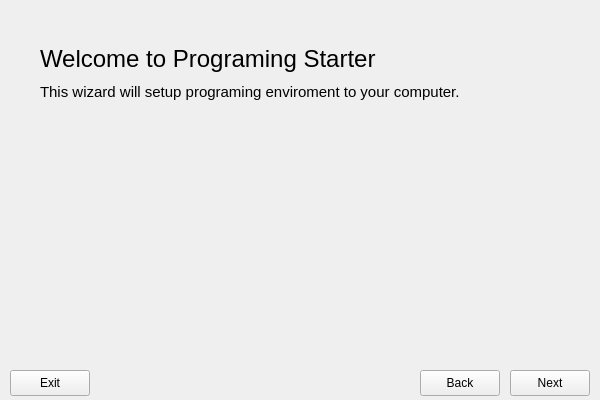
<?xml version="1.0" encoding="UTF-8"?>
<ui version="4.0">
 <class>MainWindow</class>
 <widget class="QMainWindow" name="MainWindow">
  <property name="geometry">
   <rect>
    <x>0</x>
    <y>0</y>
    <width>600</width>
    <height>400</height>
   </rect>
  </property>
  <property name="windowTitle">
   <string>MainWindow</string>
  </property>
  <widget class="QWidget" name="centralwidget">
   <widget class="QStackedWidget" name="stackedWidget">
    <property name="geometry">
     <rect>
      <x>20</x>
      <y>20</y>
      <width>561</width>
      <height>331</height>
     </rect>
    </property>
    <property name="currentIndex">
     <number>0</number>
    </property>
    <widget class="QWidget" name="page_0">
     <widget class="QWidget" name="verticalLayoutWidget">
      <property name="geometry">
       <rect>
        <x>20</x>
        <y>20</y>
        <width>455</width>
        <height>80</height>
       </rect>
      </property>
      <layout class="QVBoxLayout" name="verticalLayout">
       <item>
        <widget class="QLabel" name="label">
         <property name="font">
          <font>
           <pointsize>18</pointsize>
          </font>
         </property>
         <property name="text">
          <string>Welcome to Programing Starter</string>
         </property>
        </widget>
       </item>
       <item>
        <widget class="QLabel" name="label_2">
         <property name="font">
          <font>
           <pointsize>11</pointsize>
          </font>
         </property>
         <property name="text">
          <string>This wizard will setup programing enviroment to your computer.</string>
         </property>
         <property name="alignment">
          <set>Qt::AlignLeading|Qt::AlignLeft|Qt::AlignTop</set>
         </property>
        </widget>
       </item>
      </layout>
     </widget>
    </widget>
    <widget class="QWidget" name="page_1">
     <widget class="QWidget" name="verticalLayoutWidget_3">
      <property name="geometry">
       <rect>
        <x>20</x>
        <y>20</y>
        <width>455</width>
        <height>80</height>
       </rect>
      </property>
      <layout class="QVBoxLayout" name="verticalLayout_5">
       <item>
        <widget class="QLabel" name="label_9">
         <property name="font">
          <font>
           <pointsize>18</pointsize>
          </font>
         </property>
         <property name="text">
          <string>Select Programing Language</string>
         </property>
        </widget>
       </item>
       <item>
        <widget class="QLabel" name="label_10">
         <property name="font">
          <font>
           <pointsize>11</pointsize>
          </font>
         </property>
         <property name="text">
          <string>Check your favorite programing languages.</string>
         </property>
         <property name="alignment">
          <set>Qt::AlignLeading|Qt::AlignLeft|Qt::AlignTop</set>
         </property>
        </widget>
       </item>
      </layout>
     </widget>
    </widget>
    <widget class="QWidget" name="page_2">
     <widget class="QWidget" name="verticalLayoutWidget_2">
      <property name="geometry">
       <rect>
        <x>20</x>
        <y>20</y>
        <width>455</width>
        <height>80</height>
       </rect>
      </property>
      <layout class="QVBoxLayout" name="verticalLayout_4">
       <item>
        <widget class="QLabel" name="label_7">
         <property name="font">
          <font>
           <pointsize>18</pointsize>
          </font>
         </property>
         <property name="text">
          <string>Select Text Editor</string>
         </property>
        </widget>
       </item>
       <item>
        <widget class="QLabel" name="label_8">
         <property name="font">
          <font>
           <pointsize>11</pointsize>
          </font>
         </property>
         <property name="text">
          <string>Check your favorite text editor.</string>
         </property>
         <property name="alignment">
          <set>Qt::AlignLeading|Qt::AlignLeft|Qt::AlignTop</set>
         </property>
        </widget>
       </item>
      </layout>
     </widget>
    </widget>
   </widget>
   <widget class="QPushButton" name="button_back">
    <property name="geometry">
     <rect>
      <x>420</x>
      <y>370</y>
      <width>80</width>
      <height>26</height>
     </rect>
    </property>
    <property name="text">
     <string>Back</string>
    </property>
   </widget>
   <widget class="QPushButton" name="button_next">
    <property name="geometry">
     <rect>
      <x>510</x>
      <y>370</y>
      <width>80</width>
      <height>26</height>
     </rect>
    </property>
    <property name="text">
     <string>Next</string>
    </property>
   </widget>
   <widget class="QPushButton" name="button_exit">
    <property name="geometry">
     <rect>
      <x>10</x>
      <y>370</y>
      <width>80</width>
      <height>26</height>
     </rect>
    </property>
    <property name="text">
     <string>Exit</string>
    </property>
   </widget>
  </widget>
 </widget>
 <resources/>
 <connections/>
</ui>
